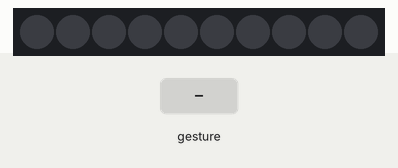
A program run on a simulated BBC micro:bit running MicroPython. Parts: 10 RGB LEDs in strip order, left to right. The inputs (shaded band) are chosen by the test bench. Dim RGB values are drawn brighter than linear.

Above: at 1.2 s.
1.3 s: sound turns loud
At 1.45 s:
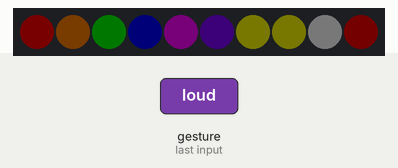
At 11.9 s:
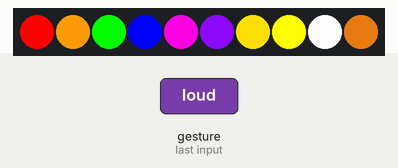

The program:

noe_microbit_neopixel.py
```python
from microbit import *
import neopixel

np = neopixel.NeoPixel(pin0, 10)    # Instatiate a NeoPixel Object with 10 LEDs

while True:
    if microphone.is_event(SoundEvent.LOUD):
        for i in range(0,100,1):
            np[0] = (int(255*i/100), 0, 0)                 # Set first LED to Red (Tuple with R, G, B)
            np[1] = (int(249*i/100),int(153*i/100),int(8*i/100))                 # Set first LED to Red (Tuple with R, G, B)
            np[2] = (0, int(255*i/100), 0)                 # Set first LED to Green
            np[3] = (0, 0, int(255*i/100))                 # Set first LED to Blue
            np[4] = (int(255*i/100),0,int(230*i/100))
            np[5]=(int(129*i/100),int(9*i/100),int(228*i/100))
            np[6]=(int(249*i/100),int(220*i/100),int(3*i/100))
            np[7]=(int(255*i/100),int(255*i/100),0)
            np[8]=(int(255*i/100),int(255*i/100),int(255*i/100))
            np[9]=(int(182*i/100),int(97*i/100),int(13*i/100))
            np.show()                           # Now send the Data to the LED-Chain
            sleep(100)

        sleep(10000)
        np[0] = (0,0,0)
        np[1] = (0,0,0)
        np[2] = (0,0,0)
        np[3] = (0,0,0)
        np[4] = (0,0,0)
        np[5] = (0,0,0)
        np[6] = (0,0,0)
        np[7] = (0,0,0)
        np[8] = (0,0,0)
        np[9] = (0,0,0)
        np.show()
        sleep(10000)
```

Measured:
- after the input at 1.3 s, the LEDs: change after 0.10 s (image 1)
